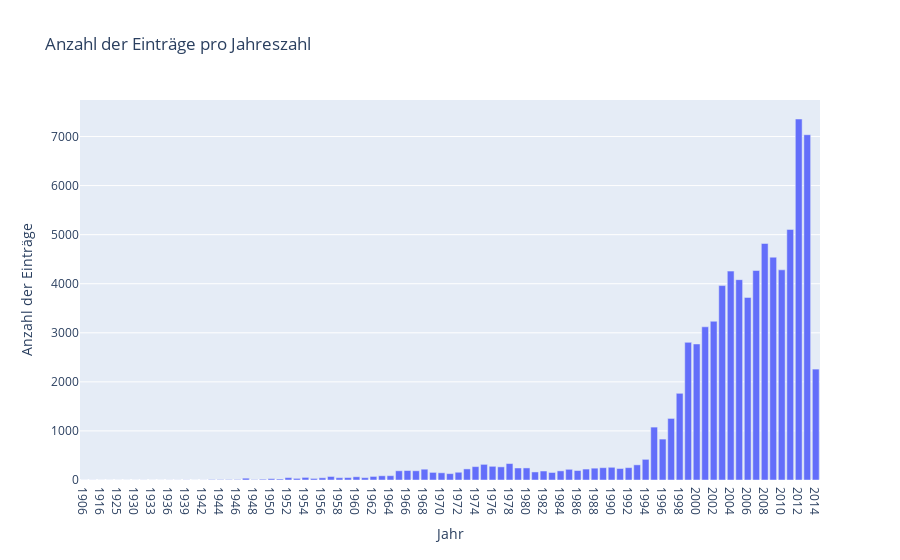

The code cell stored with this chart in its notebook:
### Markdown cell above
## Year Distribution

### Code cell
# interactive sorting by count and by year 
# by year has more value is guess ?


# Daten einlesen
df = pd.read_csv('data/ufo-data.csv')

def createYearSeries(df):
    arr = []
    for i in df['datetime']:
        # problem with the inconsistent dates solved with backwars slicing
        append_year = i[-10:-6]
        arr.append(append_year)

    return pd.Series(arr)

df['datetime'] = createYearSeries(df)

# group by year and counting entry 
jahreszahl_count = df['datetime'].value_counts().sort_index()

fig = go.Figure(data=[go.Bar(x=jahreszahl_count.index, y=jahreszahl_count.values)])

fig.update_layout(title='Anzahl der Einträge pro Jahreszahl',
                  xaxis_title='Jahr',
                  yaxis_title='Anzahl der Einträge')

fig.show()

### Figure 1 — Plotly figure (JSON) as saved in the notebook; plotly's stock layout.template omitted (floating-point values rounded to 4 significant figures)
{"data": [{"type": "bar", "x": ["1906", "1910", "1916", "1920", "1925", "1929", "1930", "1931", "1933", "1934", "1936", "1937", "1939", "1941", "1942", "1943", "1944", "1945", "1946", "1947", "1948", "1949", "1950", "1951", "1952", "1953", "1954", "1955", "1956", "1957", "1958", "1959", "1960", "1961", "1962", "1963", "1964", "1965", "1966", "1967", "1968", "1969", "1970", "1971", "1972", "1973", "1974", "1975", "1976", "1977", "1978", "1979", "1980", "1981", "1982", "1983", "1984", "1985", "1986", "1987", "1988", "1989", "1990", "1991", "1992", "1993", "1994", "1995", "1996", "1997", "1998", "1999", "2000", "2001", "2002", "2003", "2004", "2005", "2006", "2007", "2008", "2009", "2010", "2011", "2012", "2013", "2014"], "y": [1, 2, 1, 1, 1, 1, 1, 2, 1, 1, 2, 2, 3, 1, 2, 9, 9, 9, 10, 37, 8, 16, 28, 20, 49, 33, 53, 32, 45, 72, 47, 50, 66, 48, 73, 86, 88, 188, 193, 188, 220, 155, 147, 130, 158, 226, 273, 319, 279, 268, 335, 245, 246, 164, 183, 153, 186, 218, 193, 223, 241, 251, 259, 234, 252, 309, 421, 1078, 834, 1255, 1767, 2805, 2772, 3122, 3235, 3962, 4257, 4083, 3721, 4269, 4820, 4541, 4283, 5107, 7357, 7037, 2260]}], "layout": {"title": {"text": "Anzahl der Einträge pro Jahreszahl"}, "xaxis": {"title": {"text": "Jahr"}}, "yaxis": {"title": {"text": "Anzahl der Einträge"}}}}
